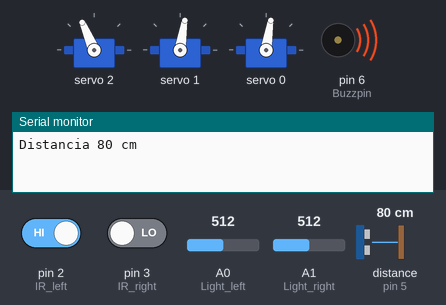
A sketch run on a simulated Arduino Uno, built with avr-gcc and run on an emulated ATmega328P. Parts: 3 × servo, buzzer (waves = sounding), the last lines printed to the serial monitor. Wiring (inferred from the names in the program): ultrasonic range finder: trigger pin 4; echo pin 5. The test bench sets the inputs (shaded band); at power-on: pin 3 (IR_right) LOW, distance to the obstacle (sensor on pin 5) 80 cm, pin 2 (IR_left) HIGH, A0 (Light_left) = 512, A1 (Light_right) = 512. The echo pulse lasts 58.3 µs per cm.

Above: at 5.7 s.
5.8 s: pin 3 (IR_right) driven HIGH
At 8.2 s:
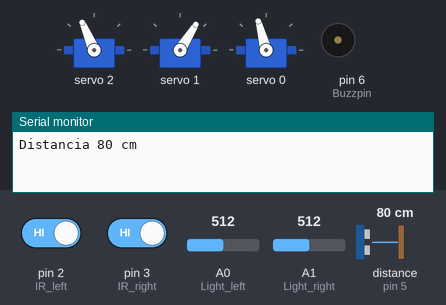
At 10.2 s:
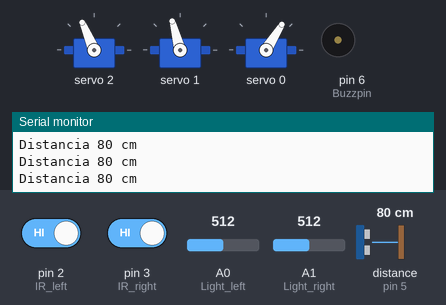
11.6 s: distance to the obstacle (sensor on pin 5) set to 8 cm
22.1 s: distance to the obstacle (sensor on pin 5) set to 6 cm
At 22.4 s:
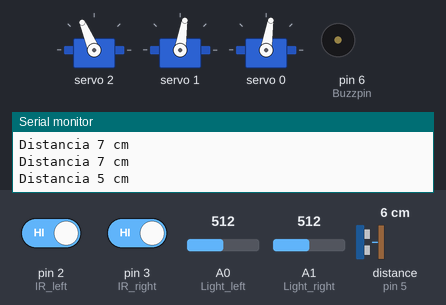
At 24.9 s:
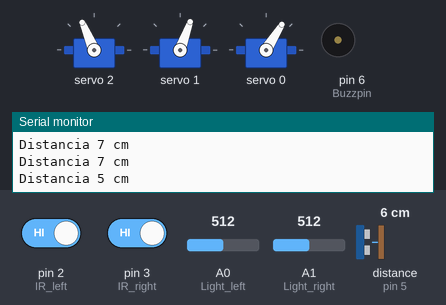
27.9 s: pin 2 (IR_left) driven LOW
33.7 s: pin 2 (IR_left) driven HIGH
39.5 s: pin 3 (IR_right) driven LOW
Timing chart, 0 to 46.3 s (numbered marks = the images above; inputs shaded):
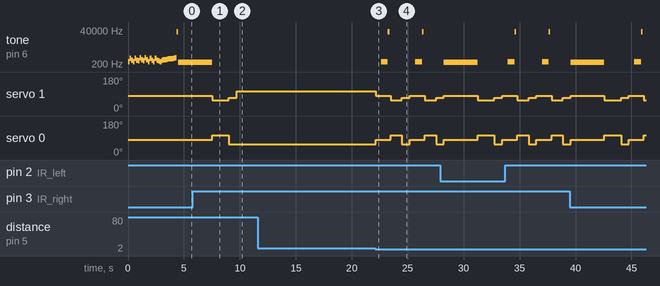

The sketch:

Robot.ino
```cpp
#include <Wire.h> // We use it to allow us the comunication between the different components of the robot
#include <Adafruit_PWMServoDriver.h> //For the servomotors

Adafruit_PWMServoDriver pwm = Adafruit_PWMServoDriver(); // An object to control the servos

#define SERVOMIN  280
#define SERVOMAX  400
#define SERVOSTOP 340 // Pulse for the servo
#define SERVOMAXI 280 // Max speed for the left servo
#define SERVOMAXD 400 // Max speed for the right servo
#define SERVOMINI 310 // Another speed parameter
#define SERVOMIND 370 // Another speed parameter
#define TRI_Pin 4 // Pin where TRI signal of the ultrasounds sensor is connected to
#define ECH_Pin 5 // Pin where ECH signal of the ultrasounds sensor is connected to
#define IR_left 2 // We define the pin where the LEFT IR sensor is connected to
#define IR_right 3 // We define the pin where the RIGHT IR sensor is connected to
#define Light_left A0 // We define the pin where the LEFT LIGHT sensor is connected to
#define Light_right A1 // We define the pin where the RIGHT LIGHT sensor is connected to
#define Buzzpin 6 // The pin where the zumbador is connected to

/***   Global variables   ***/
int servo_left=0;
int servo_right=1;
int miniservo=2;
const int WHITE=1;
#define SERVO_90deg 420 // Servo 90º

const float c = 261.63; // Do (Octava 0)
const float d = 293.66; // Re (Octava 0)
const float e = 329.63; // Mi (Octava 0)
const float f = 349.23; // Fa (Octava 0)
const float g = 392.00; // Sol (Octava 0)
const float gS = 415.30;  // Sol# (Octava 0)
const float a = 440.00; // La (Octava 0)
const float b = 493.98; // Si (Octava 0)
const float aS = 466.16; // La# (Octava 0)
const float cH = 523.25;   // Do (Octava 1)
const float cSH = 554.37;  // Do# (Octava 1)
const float dH = 587.33; // Re (Octava 1)
const float dSH = 622.25; // Re# (Octava 1)
const float eH = 659.26; // Mi (Octava 1)
const float fH = 698.46; // Fa (Octava 1)
const float fS = 369.99; // Fa# (Octava 0)
const float gH = 783.99;  // Sol (Octava 1)
const float gSH = 830.61; // Sol# (Octava 1)
const float aH = 880.00; // La (Octava 1)
const long PAU=30000; // Pause

int d1=650, d2=500, d3=350, d4=150; // We define the time for each
float melody[] ={d,b,fS,d,b,fS,e,cH,g,e,cH,g,d,b,fS,d,b,fS,e,d,f,g,g,gS,a,a,aS,b,cH,PAU}; // Array with all notes of melody 1
int timeNote[] = {d4,d4,d4,d4,d4,d4,d4,d4,d4,d4,d4,d4,d4,d4,d4,d4,d4,d4,d4,d4,d4,d4,d4,d4,d4,d4,d4,d4,d4,d4}; // Array with the time each note takes in melody 1
float melody2[] ={c,f,f,f,e,d,e,PAU}; // Array with all notes of melody 2
int timeNote2[] = {d4,d4,d4,d4,d4,d4,d4,d4}; // Array with the time each note takes in melody 2
float melody3[] = {d,d,d,d,PAU}; // Array with all notes of melody 3
int timeNote3[] = {d4,d4,d4,d4,d4};


/***********METHODS********/
void playMelody(){ // Function to play melody 1
  for (int note = 0; note<30; note++) {
    tone(Buzzpin, melody[note]);
    delay(timeNote[note]);
    noTone(Buzzpin);
  }
}

void playMelody2(){ // Function to play melody 2
  for (int note = 0; note<8; note++) {
    tone(Buzzpin, melody2[note]);
    delay(timeNote2[note]);
    noTone(Buzzpin);
  }
}

void playMelody3(){ // Function to play melody 3
  for (int note = 0; note<5; note++) {
    tone(Buzzpin, melody3[note]);
    delay(timeNote3[note]);
    noTone(Buzzpin);
  }
}

void turnRight(){ //
  pwm.setPWM(servo_right, 0, SERVOMINI);
  pwm.setPWM(servo_left, 0, SERVOMAXI);
  delayMicroseconds(5);
}

void turnLeft(){ //
  pwm.setPWM(servo_right, 0, SERVOMAXD);
  pwm.setPWM(servo_left, 0, SERVOMIND);
  delayMicroseconds(5);
}

void Continue(){ //
  pwm.setPWM(servo_right, 0, SERVOMAXD);
  pwm.setPWM(servo_left, 0, SERVOMAXI);
  delayMicroseconds(5);
}

void Stop(){ //
  pwm.setPWM(servo_right, 0, SERVOSTOP);
  pwm.setPWM(servo_left, 0, SERVOSTOP);
  delayMicroseconds(5);
}

void Back(){
  pwm.setPWM(servo_left, 0, SERVOMAX);
  pwm.setPWM(servo_right, 0, SERVOMIN);
  delayMicroseconds(5);
}


void setup() {
  Serial.begin(9600);
  pwm.begin(); // It allows servos to run
  pwm.setPWMFreq(60);  // Servos will run with 60Hz
  pwm.setPWM(miniservo, 0, SERVO_90deg);
  //THE FUNCTION pinMode ALLOWS US TO ATTACH EACH COMPONENT AS OUTPUT OR INPUT
  pinMode(IR_left , INPUT);
  pinMode(IR_right , INPUT);
  pinMode(Light_left , INPUT);
  pinMode(Light_right , INPUT);
  pinMode(TRI_Pin, OUTPUT);
  pinMode(ECH_Pin, INPUT);
  pinMode(Buzzpin, OUTPUT);
  playMelody(); // We will reproduce melody one when the robot is on
}

void loop() {
  long distance, Time;
  int lightD=analogRead(Light_left); // Variable to store the amount of light by the left sensor
  int lightI=analogRead(Light_right); //Variable to store the amount of light by the right sensor
  int go_right=digitalRead(IR_right); //Variable to check if the surface detected is BLACK(0) or WHITE(1)
  int go_left=digitalRead(IR_left); //Variable to check if the surface detected is BLACK(0) or WHITE(1)
  digitalWrite(TRI_Pin, LOW);
  delayMicroseconds(10);
  digitalWrite(TRI_Pin, HIGH);
  delayMicroseconds(10);
  digitalWrite(TRI_Pin, LOW);
   Time = pulseIn(ECH_Pin, HIGH); // We calculate the time pulse takes to return
   distance = Time/58; // Distance is the result of the division of the time between 58

  Serial.print("Distancia "); // Imprime el texto "Distancia: "
  Serial.print(distance); // Imprime el valor de la distancia
  Serial.println(" cm");

if(lightD > 50 && lightI > 50){
  if(distance>5){
    if(go_right == WHITE && go_left == WHITE){
      Continue();
    }else{
      Stop();
      tone(Buzzpin, c);
      delay(3000);
      noTone(Buzzpin);
      Back();
      delay(1500);
      turnRight();
      delay(700);
    }
  }else{
    Stop();
    delay(500);
    playMelody3();
    delay(100);
    Back();
    delay(1000);
    turnRight();
    delay(700);
  }
}else{
  Stop();
  playMelody2();
}
} //END OF LOOP
```

Measured:
- the behaviour switches between 7 and 6 cm on distance to the obstacle (sensor on pin 5) (found by bisection; images 2 and 3)
- after the input at 5.8 s, tone on pin 6 (Buzzpin): goes on until 7.5 s, then stays silent; servo 0: goes on until 9.0 s, then stays 58°
- after the input at 22.1 s, tone on pin 6 (Buzzpin): plays 293 Hz for 0.60 s, 30000 Hz for 0.15 s, 293 Hz for 0.60 s, 30000 Hz for 0.15 s, starting after 0.53 s; servo 1: 105° → 81° at once, → 58° 1.4 s later, → 70° 1.0 s later, → 81° 0.70 s later, … (6 changes in this stretch)
- by itself, tone on pin 6 (Buzzpin): plays 293 Hz for 0.15 s, 493 Hz for 0.15 s, 369 Hz for 0.15 s, 293 Hz for 0.15 s, 493 Hz for 0.15 s, 369 Hz for 0.15 s … (29 notes in this stretch)
